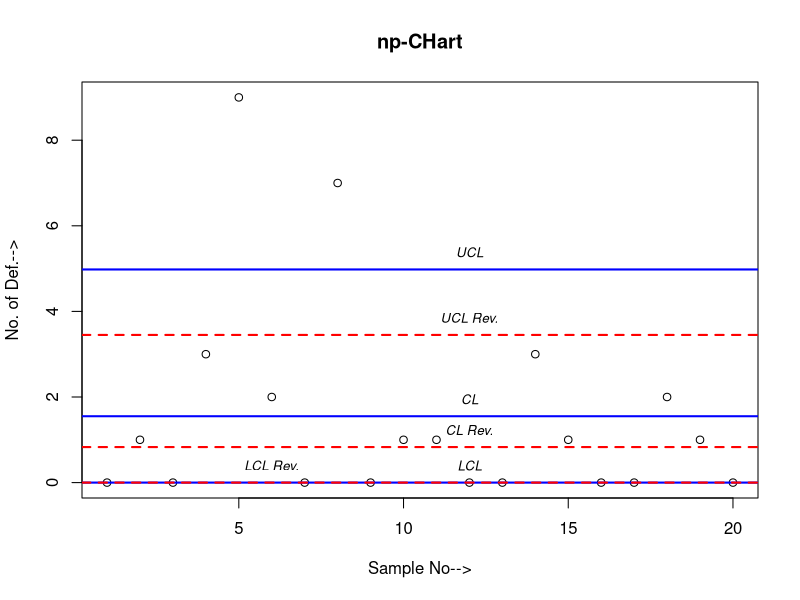

Generate this figure with R:
#Page no. 1.36
rm(list=ls(all=T))
k<-20
n<-10
d<-c(0,1,0,3,9,2,0,7,0,1,1,0,0,3,1,0,0,2,1,0)
p<-d/n
df<-data.frame("d"=c(d,sum(d)),"p"=c(p,sum(p)),row.names=c(1:20,"Toatal"))
df
p_bar<-sum(p)/k
p_bar
q_bar<-1-p_bar
q_bar
CL_np<-round(n*p_bar,digits=4)
CL_np
UCL_np<-round(n*p_bar+3*sqrt(n*p_bar*q_bar),digits=2)
UCL_np
LCL_np<-ifelse((n*p_bar-3*sqrt(n*p_bar*q_bar))<0,0,round(n*p_bar-3*sqrt(n*p_bar*q_bar),digits=3))
LCL_np
outliars<-c(d[LCL_np>n*p],d[UCL_np<n*p])
outliars
p_bar_rev<-round((sum(d)-sum(outliars))/(n*(k-length(outliars))),digits=3)
p_bar_rev
q_bar_rev<-1-p_bar_rev
q_bar_rev
CL_np_rev<-n*p_bar_rev
CL_np_rev
UCL_np_rev<-round(n*p_bar_rev+3*sqrt(n*(p_bar_rev*q_bar_rev)),digits=2)
UCL_np_rev
LCL_np_rev<-ifelse(n*p_bar_rev-3*sqrt(n*(p_bar_rev*q_bar_rev))<0,0,round(p_bar_rev-3*sqrt(n*(p_bar_rev*q_bar_rev)),digits=4))
LCL_np_rev
plot(1:k,d,xlab="Sample No-->",ylab="No. of Def.-->",main="np-CHart")
abline(h=c(CL_np,CL_np_rev,UCL_np,UCL_np_rev,LCL_np,LCL_np_rev),
       col=c("blue","red","blue","red","blue","red"),lty=c(1,2,1,2,1,2),lwd=c(2,2,2,2,2,2))
text(c(12,12,12,12,6,12),c(CL_np+.4,LCL_np+.4,UCL_np+.4,CL_np_rev+.4,LCL_np_rev+.4,UCL_np_rev+.4),
     labels=c("CL","LCL","UCL","CL Rev.","LCL Rev.","UCL Rev."),cex=0.8,font=3)
